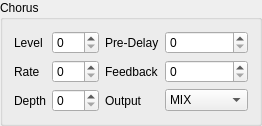
             <widget class="QGroupBox" name="groupBox_10">
              <property name="title">
               <string>Chorus</string>
              </property>
              <layout class="QGridLayout" name="gridLayout_12">
               <item row="0" column="0">
                <widget class="QLabel" name="label_49">
                 <property name="text">
                  <string>Level</string>
                 </property>
                </widget>
               </item>
               <item row="0" column="1">
                <widget class="QSpinBox" name="perfChorusLevel">
                 <property name="maximum">
                  <number>127</number>
                 </property>
                </widget>
               </item>
               <item row="0" column="2">
                <widget class="QLabel" name="label_50">
                 <property name="text">
                  <string>Pre-Delay</string>
                 </property>
                </widget>
               </item>
               <item row="0" column="3">
                <widget class="QSpinBox" name="perfChorusPreDelay">
                 <property name="maximum">
                  <number>127</number>
                 </property>
                </widget>
               </item>
               <item row="1" column="0">
                <widget class="QLabel" name="label_51">
                 <property name="text">
                  <string>Rate</string>
                 </property>
                </widget>
               </item>
               <item row="1" column="1">
                <widget class="QSpinBox" name="perfChorusRate">
                 <property name="maximum">
                  <number>127</number>
                 </property>
                </widget>
               </item>
               <item row="1" column="2">
                <widget class="QLabel" name="label_52">
                 <property name="text">
                  <string>Feedback</string>
                 </property>
                </widget>
               </item>
               <item row="1" column="3">
                <widget class="QSpinBox" name="perfChorusFeedback">
                 <property name="maximum">
                  <number>127</number>
                 </property>
                </widget>
               </item>
               <item row="2" column="0">
                <widget class="QLabel" name="label_53">
                 <property name="text">
                  <string>Depth</string>
                 </property>
                </widget>
               </item>
               <item row="2" column="1">
                <widget class="QSpinBox" name="perfChorusDepth">
                 <property name="maximum">
                  <number>127</number>
                 </property>
                </widget>
               </item>
               <item row="2" column="2">
                <widget class="QLabel" name="label_54">
                 <property name="text">
                  <string>Output</string>
                 </property>
                </widget>
               </item>
               <item row="2" column="3">
                <widget class="QComboBox" name="perfChorusOut">
                 <item>
                  <property name="text">
                   <string>MIX</string>
                  </property>
                 </item>
                 <item>
                  <property name="text">
                   <string>REV</string>
                  </property>
                 </item>
                 <item>
                  <property name="text">
                   <string>MIX+REV</string>
                  </property>
                 </item>
                </widget>
               </item>
              </layout>
             </widget>
